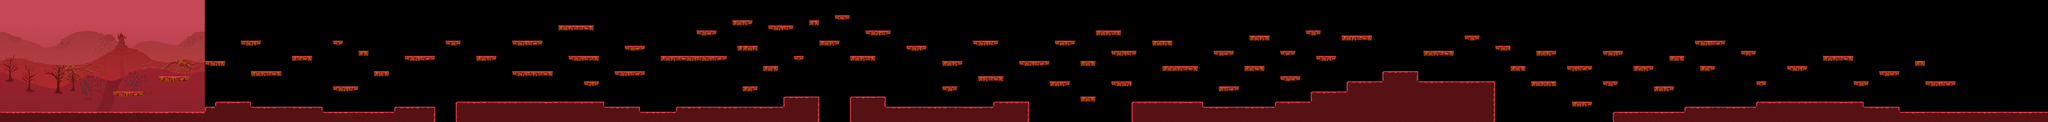

Tiled map render using the project's own tile images. Description and the map definition, with tile-layer contents summarised, below:
An orthogonal 400x24 tile map with 64x64 px tiles, 1 tile layer (Tile Layer 1), 9 tilesets, 3 image layers and 25 objects (25x Enemy).

<map version="1.4" tiledversion="1.4.3" orientation="orthogonal" renderorder="right-down" width="400" height="24" tilewidth="64" tileheight="64" infinite="0" nextlayerid="7" nextobjectid="52">
 <tileset firstgid="1" name="Tiles Environment 3" tilewidth="64" tileheight="64" tilecount="220" columns="20">
  <image source="Tiles Environment 3.png" width="1280" height="720" />
 </tileset>
 <tileset firstgid="221" name="Bottom Layer E3" tilewidth="64" tileheight="64" tilecount="880" columns="40">
  <image source="Bottom Layer E3.png" width="2560" height="1440" />
 </tileset>
 <tileset firstgid="1101" name="Herpes" tilewidth="256" tileheight="256" tilecount="30" columns="6">
  <image source="Final_HerpesEnemy.png" width="1536" height="1280" />
  <tile id="0">
   <animation>
    <frame tileid="0" duration="100" />
    <frame tileid="1" duration="100" />
    <frame tileid="2" duration="100" />
    <frame tileid="3" duration="100" />
    <frame tileid="4" duration="100" />
    <frame tileid="5" duration="100" />
    <frame tileid="6" duration="100" />
    <frame tileid="7" duration="100" />
    <frame tileid="8" duration="100" />
    <frame tileid="9" duration="100" />
    <frame tileid="10" duration="100" />
    <frame tileid="11" duration="100" />
    <frame tileid="12" duration="100" />
    <frame tileid="13" duration="100" />
    <frame tileid="14" duration="100" />
    <frame tileid="15" duration="100" />
    <frame tileid="16" duration="100" />
    <frame tileid="17" duration="100" />
    <frame tileid="18" duration="100" />
    <frame tileid="19" duration="100" />
    <frame tileid="20" duration="100" />
    <frame tileid="21" duration="100" />
    <frame tileid="22" duration="100" />
    <frame tileid="23" duration="100" />
    <frame tileid="24" duration="100" />
    <frame tileid="25" duration="100" />
    <frame tileid="26" duration="100" />
    <frame tileid="27" duration="100" />
    <frame tileid="28" duration="100" />
    <frame tileid="29" duration="100" />
   </animation>
  </tile>
 </tileset>
 <tileset firstgid="1131" name="Flying Dude" tilewidth="128" tileheight="128" tilecount="24" columns="8">
  <image source="Final_FlyingEnemy.png" width="1024" height="384" />
  <tile id="0">
   <animation>
    <frame tileid="0" duration="100" />
    <frame tileid="1" duration="100" />
    <frame tileid="2" duration="100" />
    <frame tileid="3" duration="100" />
    <frame tileid="4" duration="100" />
    <frame tileid="5" duration="100" />
    <frame tileid="6" duration="100" />
    <frame tileid="7" duration="100" />
    <frame tileid="8" duration="100" />
    <frame tileid="9" duration="100" />
    <frame tileid="10" duration="100" />
    <frame tileid="11" duration="100" />
    <frame tileid="12" duration="100" />
    <frame tileid="13" duration="100" />
    <frame tileid="14" duration="100" />
    <frame tileid="15" duration="100" />
    <frame tileid="16" duration="100" />
    <frame tileid="17" duration="100" />
    <frame tileid="18" duration="100" />
    <frame tileid="19" duration="100" />
    <frame tileid="20" duration="100" />
    <frame tileid="21" duration="100" />
   </animation>
  </tile>
 </tileset>
 <tileset firstgid="1155" name="Walking Dead" tilewidth="128" tileheight="128" tilecount="16" columns="8">
  <image source="Final_WalkerEnemy.png" width="1024" height="256" />
  <tile id="0">
   <animation>
    <frame tileid="0" duration="100" />
    <frame tileid="1" duration="100" />
    <frame tileid="2" duration="100" />
    <frame tileid="3" duration="100" />
    <frame tileid="4" duration="100" />
    <frame tileid="5" duration="100" />
    <frame tileid="6" duration="100" />
    <frame tileid="7" duration="100" />
    <frame tileid="8" duration="100" />
    <frame tileid="9" duration="100" />
    <frame tileid="10" duration="100" />
    <frame tileid="11" duration="100" />
    <frame tileid="12" duration="100" />
    <frame tileid="13" duration="100" />
    <frame tileid="14" duration="100" />
    <frame tileid="15" duration="100" />
   </animation>
  </tile>
 </tileset>
 <tileset firstgid="1171" name="First Grass" tilewidth="73" tileheight="41" tilecount="1" columns="1">
  <image source="Grass Tiles 1 Lvl 3.png" width="73" height="41" />
 </tileset>
 <tileset firstgid="1172" name="Second Grass" tilewidth="63" tileheight="42" tilecount="1" columns="1">
  <image source="Grass Tile 2 LVl 3.png" width="63" height="42" />
 </tileset>
 <tileset firstgid="1173" name="Good Flying Dodo" tilewidth="128" tileheight="128" tilecount="22" columns="11">
  <image source="Final_FlyingEnemy 11X2.png" width="1408" height="256" />
  <tile id="0">
   <animation>
    <frame tileid="0" duration="100" />
    <frame tileid="1" duration="100" />
    <frame tileid="2" duration="100" />
    <frame tileid="3" duration="100" />
    <frame tileid="4" duration="100" />
    <frame tileid="5" duration="100" />
    <frame tileid="6" duration="100" />
    <frame tileid="7" duration="100" />
    <frame tileid="8" duration="100" />
    <frame tileid="9" duration="100" />
    <frame tileid="10" duration="100" />
    <frame tileid="11" duration="100" />
    <frame tileid="12" duration="100" />
    <frame tileid="13" duration="100" />
    <frame tileid="14" duration="100" />
    <frame tileid="15" duration="100" />
    <frame tileid="16" duration="100" />
    <frame tileid="17" duration="100" />
    <frame tileid="18" duration="100" />
    <frame tileid="19" duration="100" />
    <frame tileid="20" duration="100" />
    <frame tileid="21" duration="100" />
   </animation>
  </tile>
 </tileset>
 <tileset firstgid="1195" name="Big Thing" tilewidth="64" tileheight="70" tilecount="200" columns="20">
  <image source="Tiles Environment 3.png" width="1280" height="720" />
 </tileset>
 <imagelayer id="2" name="Parallax Layer 3">
  <image source="Bottom Layer E3.png" width="2560" height="1440" />
  <properties>
   <property name="BoundaryWidth" type="float" value="1" />
   <property name="Depth" type="float" value="1" />
   <property name="mainLayer" type="bool" value="true" />
  </properties>
 </imagelayer>
 <imagelayer id="3" name="Parallax Layer 2">
  <image source="Middle Layer E3.png" width="2560" height="1440" />
  <properties>
   <property name="BoundaryWidth" type="float" value="1" />
   <property name="Depth" type="float" value="3" />
   <property name="mainLayer" type="bool" value="true" />
  </properties>
 </imagelayer>
 <imagelayer id="5" name="Parallax Layer 1">
  <image source="Front Layer E3.png" width="2560" height="1440" />
  <properties>
   <property name="BoundaryWidth" type="float" value="1" />
   <property name="Depth" type="float" value="5" />
   <property name="mainLayer" type="bool" value="true" />
  </properties>
 </imagelayer>
 <layer id="1" name="Tile Layer 1" width="400" height="24">
  <data>[9600 cells, 1574 non-empty, 34 distinct tile ids]</data>
 </layer>
 <objectgroup id="6" name="Object Layer 1">
  <object id="1" type="Enemy" gid="1155" x="3327" y="886" width="128" height="128" />
  <object id="2" type="Enemy" gid="1155" x="6418" y="510" width="128" height="128" />
  <object id="3" type="Enemy" gid="1155" x="9772" y="326" width="128" height="128" />
  <object id="4" type="Enemy" gid="1155" x="13576" y="772" width="128" height="128" />
  <object id="5" type="Enemy" gid="1155" x="16382" y="388" width="128" height="128" />
  <object id="6" type="Enemy" gid="1155" x="19326" y="648" width="128" height="128" />
  <object id="7" type="Enemy" gid="1155" x="23586" y="898" width="128" height="128" />
  <object id="14" type="Enemy" gid="1101" x="6196" y="1278" width="256" height="256" />
  <object id="15" type="Enemy" gid="1101" x="8202" y="1410" width="256" height="256" />
  <object id="16" type="Enemy" gid="1101" x="11230" y="1342" width="256" height="256" />
  <object id="18" type="Enemy" gid="1101" x="18374" y="1020" width="256" height="256" />
  </objectgroup>
</map>
<!-- 14 of 25 objects omitted -->